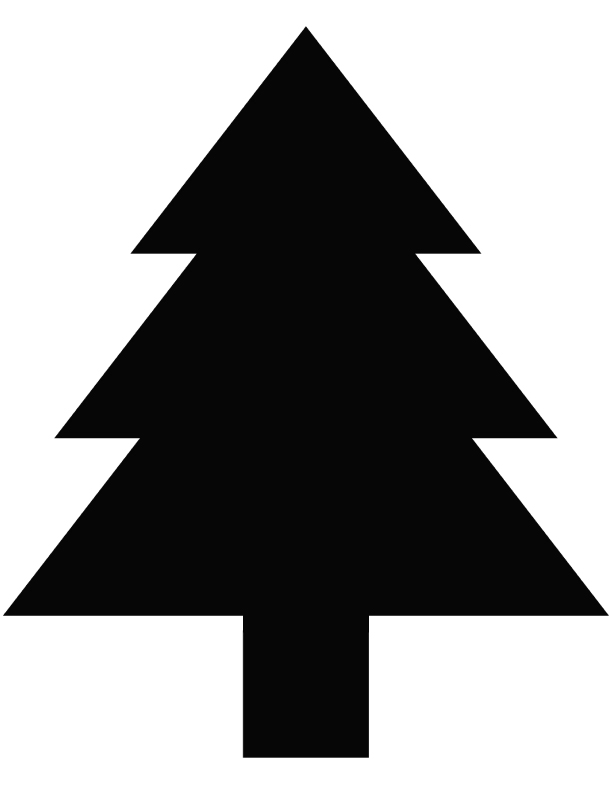
#> input picture tree-template.png, 612 x 792 px
$ jupyter execute --allow-errors 'Word cloud using papers data.ipynb'   (shell and % lines are left out)
#> lines starting #> are read from the running program, lines starting #| are printed output that depends on the picture
[cell 1]
from Bio import Entrez
import json

[cell 2]
def search(query):
    Entrez.email = 'marcodv93@gmail.com'
    handle = Entrez.esearch(db='pubmed',
                            sort='Relevance',
                            retmax='100',
                            retmode='xml',
                            term=query)
    results = Entrez.read(handle)
    return results

def fetch_details(id_list):
    ids = ','.join(id_list)
    Entrez.email = 'marcodv93@gmail.com'
    handle = Entrez.efetch(db='pubmed',
                           retmode='xml',
                           id=ids)
    results = Entrez.read(handle)
    return results

[cell 3]
search_term = 'super resolution microscopy OR biosensor OR SOFI microscopy'

#> (the rest of this cell did not finish here and is left out)

[cell 4]
text = ""
#> (the rest of this cell did not finish here and is left out)

[cell 5]
from wordcloud import WordCloud
import matplotlib.pyplot as plt
from PIL import Image
import os
import numpy as np
import cv2

currdir = os.getcwd()
mask = np.array(Image.open(os.path.join(currdir, "tree-template.png")))
#> mask is the input picture: shape (792, 612); min 4, max 255, mean 148.3
mask_inv = cv2.bitwise_not(mask)
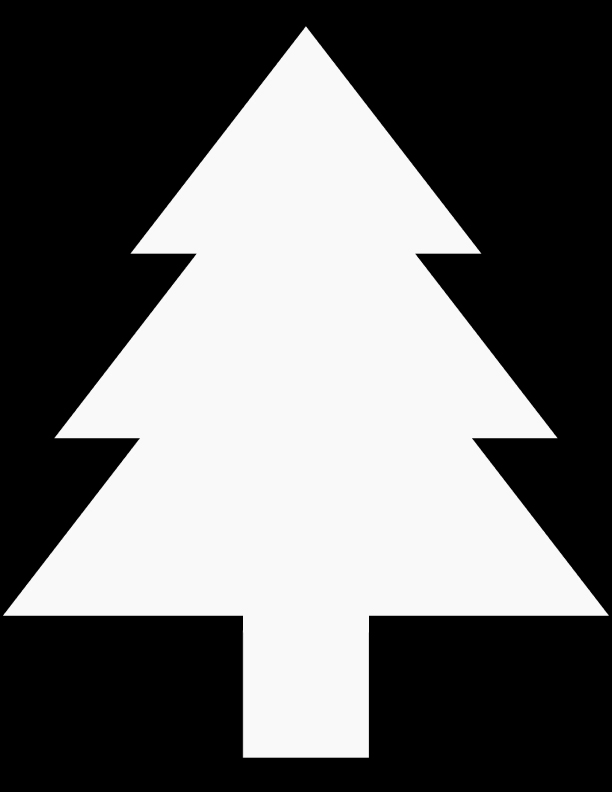
#> mask_inv: shape (792, 612); min 0, max 251, mean 106.7


$ run again, with SOFI_microscopy.png copied over tree-template.png
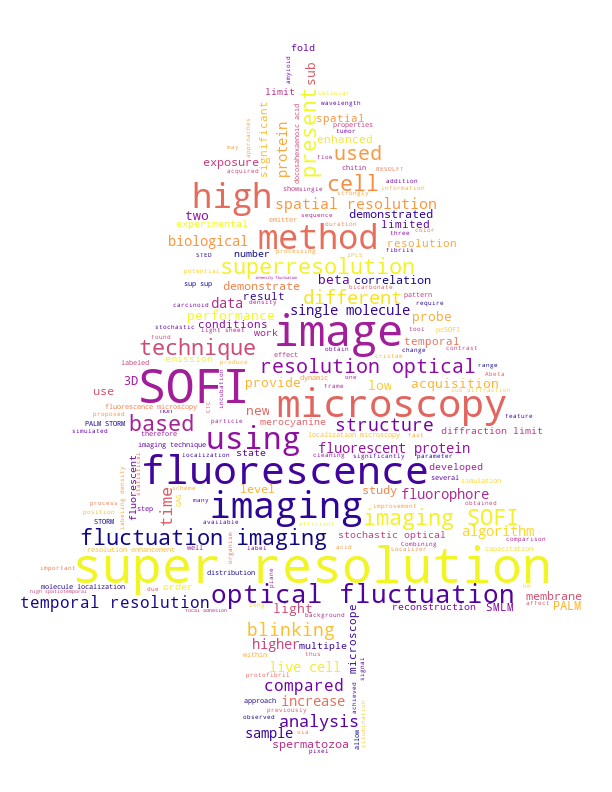
#> input picture SOFI_microscopy.png, 612 x 792 px
#> mask is the input picture: shape (792, 612, 3); mean R, G, B 249.3, 244.3, 245.1
#> `mask_inv = cv2.bitwise_not(mask)`:
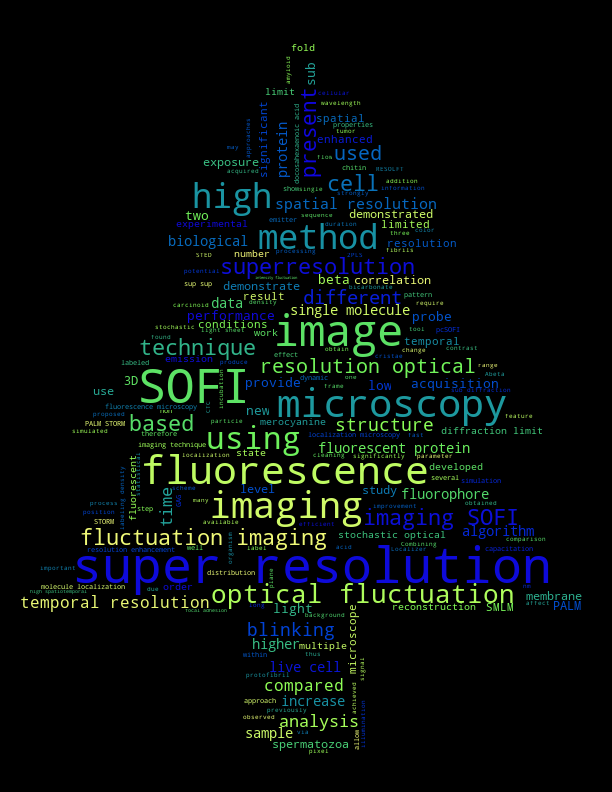
#> mask_inv: shape (792, 612, 3); mean R, G, B 5.7, 10.7, 9.9

$ run again, with cloud.png copied over tree-template.png
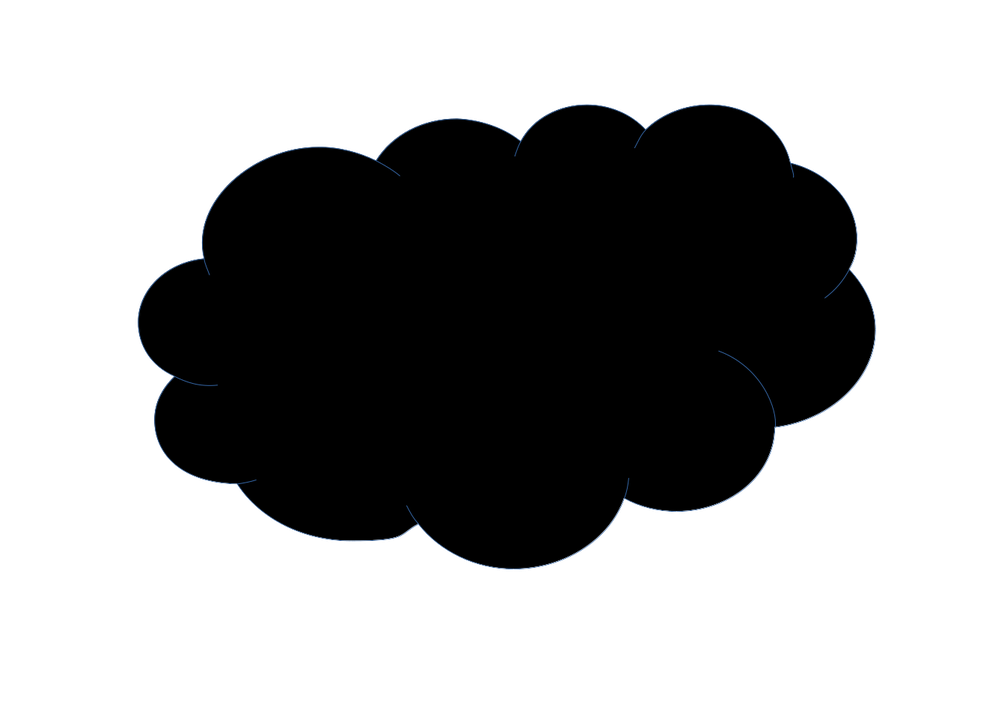
#> input picture cloud.png, 998 x 707 px, shrunk from 1334 x 945 before the run
#> mask is the input picture: shape (707, 998, 4); mean R, G, B, A 0.8, 1.1, 1.4, 92.9
#> `mask_inv = cv2.bitwise_not(mask)`:
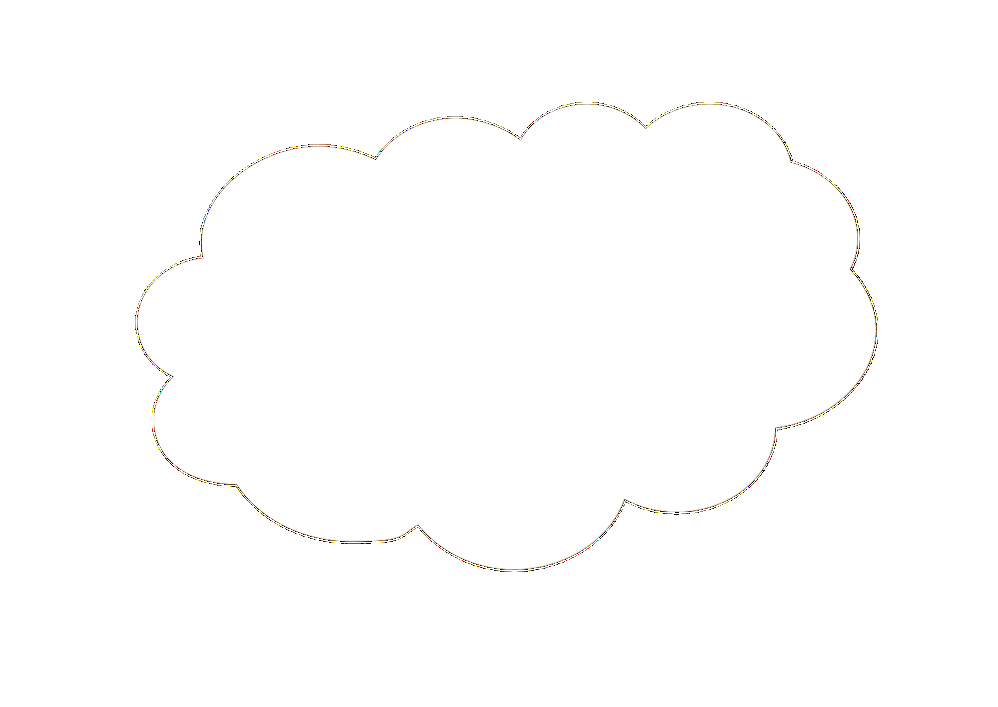
#> mask_inv: shape (707, 998, 4); mean R, G, B, A 254.2, 253.9, 253.6, 162.1; transparent parts drawn white
